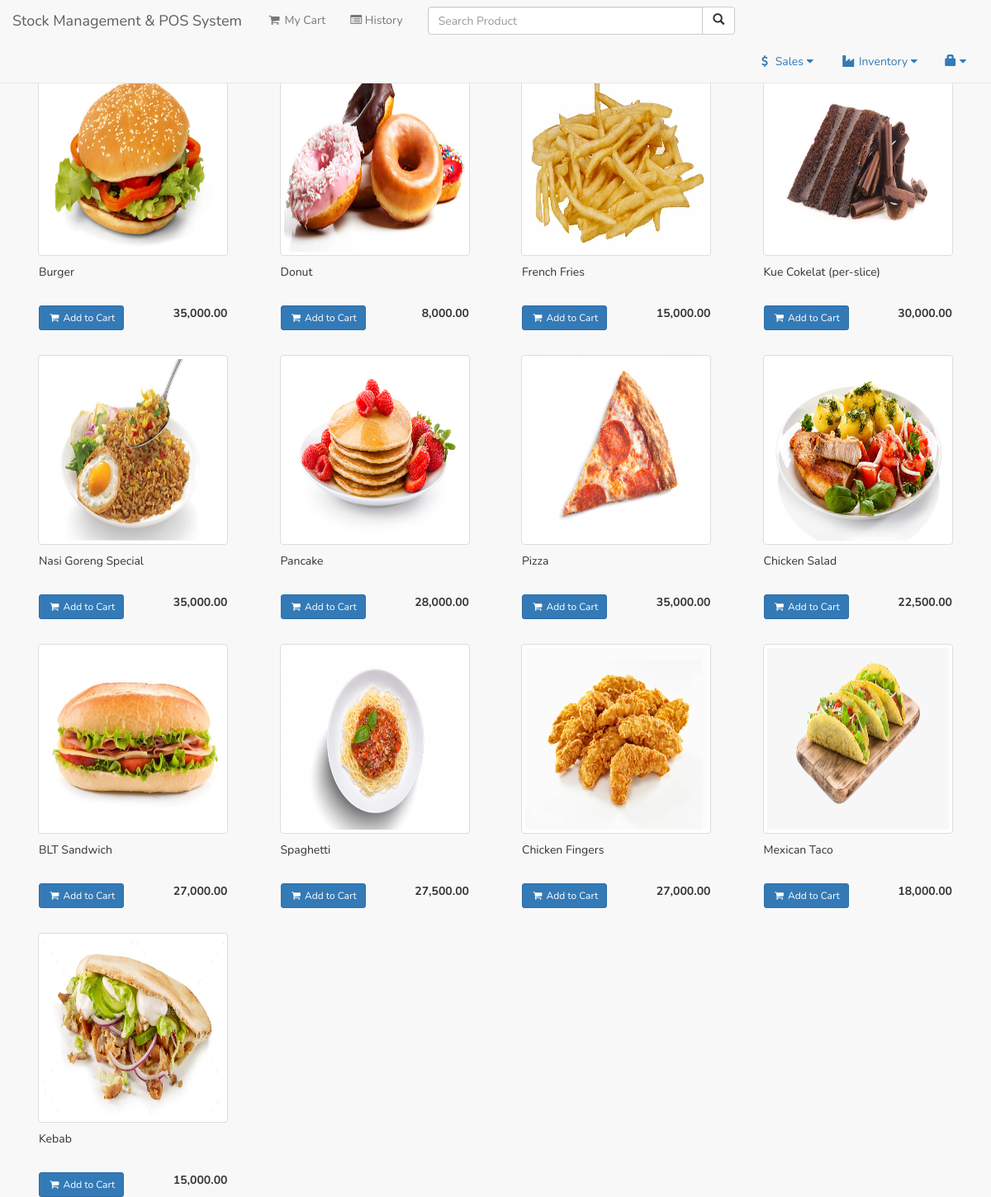
The app's page /user/plist.php?cat=1 (signed in) with its own data.
### tables this page shows
CREATE TABLE `product` (
  `productid` int(11) NOT NULL,
  `categoryid` int(11) NOT NULL,
  `product_name` varchar(150) NOT NULL,
  `product_price` double NOT NULL,
  `product_qty` double NOT NULL,
  `photo` varchar(200) NOT NULL,
  `supplierid` int(11) NOT NULL
);

### user/plist.php (the view, shortened to what this page needs)
<?php include('session.php'); ?>
<?php include('header.php'); ?>
<?php $cat=$_GET['cat']; ?>
<body>
<?php include('navbar.php'); ?>
<div class="container">
	<div style="height: 80px;"></div>
	<div>
	<?php
		$inc=4;
		$query=mysqli_query($conn,"select * from product where categoryid='$cat'");
		while($row=mysqli_fetch_array($query)){
			$inc = ($inc == 4) ? 1 : $inc+1;
			if($inc == 1) echo "<div class='row'>";
			?>
				<div class="col-lg-3">
				<div>
					<img src="../<?php if (empty($row['photo'])){echo "upload/noimage.jpg";}else{echo $row['photo'];} ?>" style="width: 230px; height:230px; padding:auto; margin:auto;" class="thumbnail">
					<div style="height: 10px;"></div>
					<div style="height:40px; width:230px; margin-left:17px;"><?php echo $row['product_name']; ?></div>
					<div style="height: 10px;"></div>
					<div style="margin-left:17px; margin-right:17px;">
						<button type="button" class="btn btn-primary btn-sm addcart" value="<?php echo $row['productid']; ?>"><i class="fa fa-shopping-cart fa-fw"></i> Add to Cart</button> <span class="pull-right"><strong><?php echo number_format($row['product_price'],2); ?></strong></span>
					</div>
				</div>
				</div>
			<?php
		if($inc == 4) echo "</div><div style='height: 30px;'></div>";
		}
		if($inc == 1) echo "<div class='col-lg-3></div><div class='col-lg-3'></div><div class='col-lg-3'></div></div>";
	?>
	</div>
</div>
</body>
</html>

### user/header.php (style rules this page uses)
* { font-family: 'Nunito', sans-serif; }

### records on screen
product: photo (picture), product_name "Burger", $row['productid'] 1 (drawn), product_price "35,000.00"
product: photo (picture), product_name "Donut", $row['productid'] 2 (drawn), product_price "8,000.00"
product: photo (picture), product_name "French Fries", $row['productid'] 3 (drawn), product_price "15,000.00"
product: photo (picture), product_name "Kue Cokelat (per-slice)", $row['productid'] 4 (drawn), product_price "30,000.00"
product: photo (picture), product_name "Nasi Goreng Special", $row['productid'] 5 (drawn), product_price "35,000.00"
product: photo (picture), product_name "Pancake", $row['productid'] 6 (drawn), product_price "28,000.00"
product: photo (picture), product_name "Pizza", $row['productid'] 8 (drawn), product_price "35,000.00"
product: photo (picture), product_name "Chicken Salad", $row['productid'] 17 (drawn), product_price "22,500.00"
product: photo (picture), product_name "BLT Sandwich", $row['productid'] 18 (drawn), product_price "27,000.00"
product: photo (picture), product_name "Spaghetti", $row['productid'] 19 (drawn), product_price "27,500.00"
product: photo (picture), product_name "Chicken Fingers", $row['productid'] 21 (drawn), product_price "27,000.00"
product: photo (picture), product_name "Mexican Taco", $row['productid'] 23 (drawn), product_price "18,000.00"
product: photo (picture), product_name "Kebab", $row['productid'] 24 (drawn), product_price "15,000.00"
